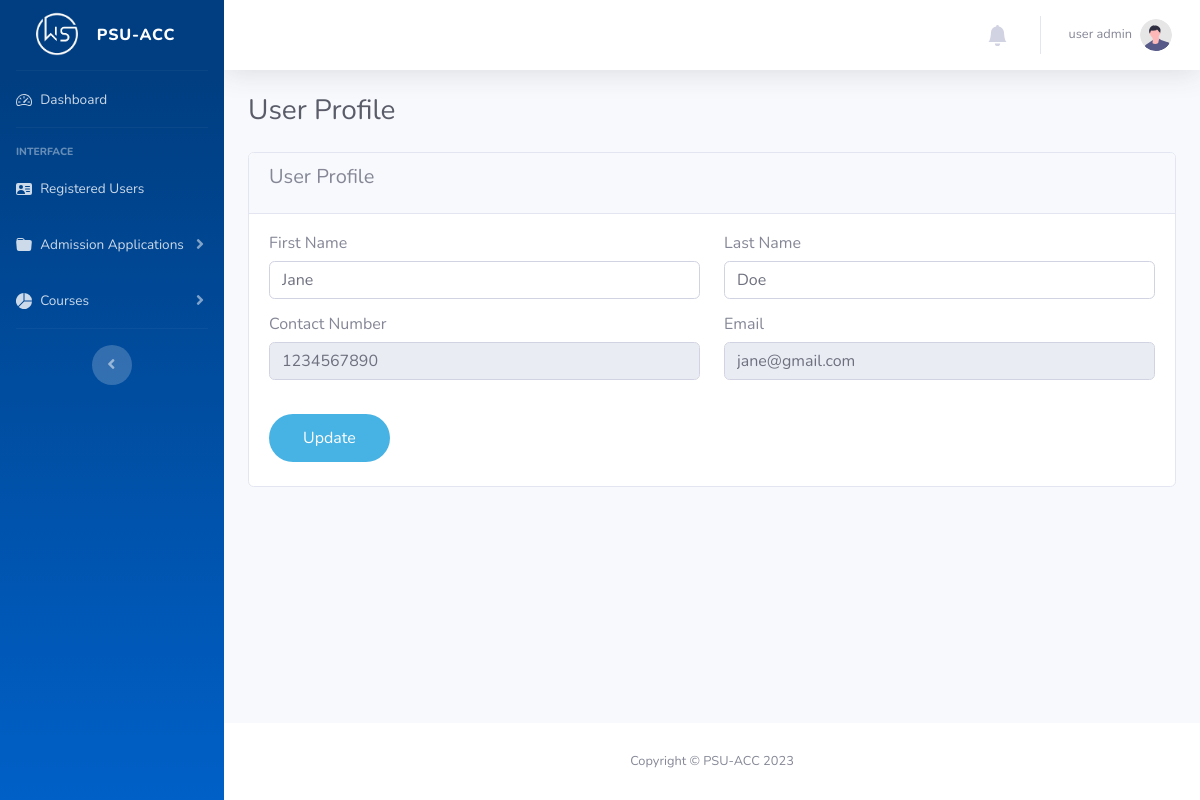
/admin/edit-userdetail.php?udid=2 (signed in), run on the app's committed database.
### tables this page shows
CREATE TABLE `tbluser` (
  `ID` int NOT NULL AUTO_INCREMENT PRIMARY KEY,
  `FirstName` varchar(45) NOT NULL,
  `LastName` varchar(45) NOT NULL,
  `MobileNumber` int(10) NOT NULL,
  `Email` varchar(60) NOT NULL,
  `Password` varchar(60) NOT NULL,
  `Privilege` varchar(20) NOT NULL,
  `CreatedAt` timestamp NULL DEFAULT current_timestamp()
);

### admin/edit-userdetail.php (the view, shortened to what this page needs)
<?php
include('includes/access.php');
?>
<!DOCTYPE html>
<html lang="en">
<head>
  <link href="../assets/vendor/fontawesome-free/css/all.min.css" rel="stylesheet" type="text/css" />
  <link rel="stylesheet" href="https://cdn.jsdelivr.net/npm/bootstrap@5.2.3/dist/css/bootstrap.min.css" />
  <link href="../assets/css/dashboard-styles-min.css" rel="stylesheet" />
</head>
<body id="page-top">
  <div id="wrapper">
    <?php include_once('includes/sidebar.php'); ?>
    <div id="content-wrapper" class="d-flex flex-column">
      <div id="content">
        <?php include_once('includes/header.php'); ?>
        <div class="container-fluid">
          <div class="d-sm-flex align-items-center justify-content-between mb-4">
            <h1 class="h3 mb-0 text-gray-800">User Profile</h1>
          </div>
          <div class="row" style="overflow: auto;">
            <form action="<?php echo htmlspecialchars($_SERVER["PHP_SELF"]); ?>" name="submit" method="post" enctype="multipart/form-data" class="php-email-form">
              <?php
              $sid = $_GET['udid'];
              $ret = mysqli_query($conn, "SELECT * FROM tbluser WHERE ID='$sid'");
              while ($row = mysqli_fetch_array($ret)) {
              ?>
                <section class="formatter" id="formatter">
                  <div class="row">
                    <div class="col-12">
                      <div class="card">
                        <div class="card-header">
                          <h5 class="card-title">User Profile</h5>
                        </div>
                        <div class="card-content">
                          <div class="card-body">
                            <div class="row">
                              <div class="col-xl-6 col-lg-12">
                                <fieldset>
                                  <h6>First Name </h6>
                                  <div class="form-group">
                                    <input class="form-control white_bg" id="firstname" name="firstname" value="<?php echo $row['FirstName']; ?>" type="text" required>
                                  </div>
                                </fieldset>
                              </div>
                              <div class="col-xl-6 col-lg-12">
                                <fieldset>
                                  <h6>Last Name </h6>
                                  <div class="form-group">
                                    <input class="form-control white_bg" id="lastname" name="lastname" value="<?php echo $row['LastName']; ?>" type="text" required>
                                  </div>
                                </fieldset>
                              </div>
                            </div>
                            <div class="row">
                              <div class="col-xl-6 col-lg-12">
                                <fieldset>
                                  <h6>Contact Number </h6>
                                  <div class="form-group">
                                    <input class="form-control white_bg" id="contactno" name="contactno" value="<?php echo $row['MobileNumber']; ?>" type="text" maxlength='10' required readonly='true'>
                                  </div>
                                </fieldset>
                              </div>
                              <div class="col-xl-6 col-lg-12">
                                <fieldset>
                                  <h6>Email </h6>
                                  <div class="form-group">
                                    <input class="form-control white_bg" id="email" name="email" type="email" value="<?php echo $row['Email']; ?>" required readonly='true'>
                                  </div>
                                </fieldset>
                              </div>
                            </div>
                          <?php } ?>
                          <div class="row" style="margin-top: 2%">
                            <div class="col-xl-6 col-lg-12">
                              <button type="submit" name="submit" class="btn btn-info btn-min-width mr-1 mb-1">Update</button>
                            </div>
                          </div>
                          </div>
                        </div>
                      </div>
                    </div>
                  </div>
                </section>
            </form>
          </div>
        </div>
      </div>
      <?php include_once('includes/footer.php'); ?>
    </div>
  </div>
</body>
</html>

### admin/includes/header.php (shortened to what this page needs)
<nav class="navbar navbar-expand navbar-light bg-white topbar mb-4 static-top shadow">
  <ul class="navbar-nav ml-auto">
    <li class="nav-item dropdown no-arrow mx-1">
      <a class="nav-link dropdown-toggle" href="#" id="alertsDropdown" role="button" data-toggle="dropdown" aria-haspopup="true" aria-expanded="false">
        <svg xmlns="http://www.w3.org/2000/svg" width="21" height="21" fill="currentColor" class="bi bi-bell-fill" viewBox="0 0 16 16">
          <path d="M8 16a2 2 0 0 0 2-2H6a2 2 0 0 0 2 2zm.995-14.901a1 1 0 1 0-1.99 0A5.002 5.002 0 0 0 3 6c0 1.098-.5 6-2 7h14c-1.5-1-2-5.902-2-7 0-2.42-1.72-4.44-4.005-4.901z" />
        </svg>
      </a>
    </li>
    <li class="nav-item dropdown no-arrow">
      <a class="nav-link dropdown-toggle" href="#" id="userDropdown" role="button" data-toggle="dropdown" aria-haspopup="true" aria-expanded="false">
        <span class="mr-2 d-none d-lg-inline text-gray-600 small">
          <?php
          $admid = $_SESSION['aid'];
          $ret = mysqli_query($conn, "SELECT FirstName, LastName FROM tbluser WHERE ID='$admid' AND Privilege='admin'");
          $row = mysqli_fetch_array($ret);
          $name = $row['FirstName'] . " " . $row['LastName'];
          ?>
          <?php echo $name; ?>
        </span>
        <img class="img-profile rounded-circle" src="../assets/img/undraw_profile.svg" />
      </a>
    </li>
  </ul>
</nav>

### data on the page
tbluser: name "user admin"
tbluser: firstname "Jane", lastname "Doe", contactno "1234567890", email "jane@gmail.com"
